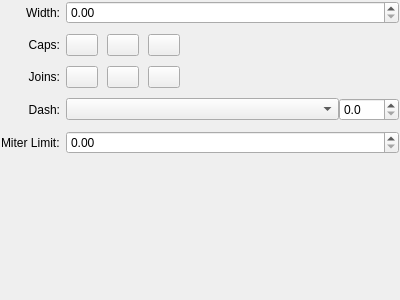
<?xml version="1.0" encoding="UTF-8"?>
<ui version="4.0">
 <class>StrokeStyleWidget</class>
 <widget class="QWidget" name="StrokeStyleWidget">
  <property name="geometry">
   <rect>
    <x>0</x>
    <y>0</y>
    <width>400</width>
    <height>300</height>
   </rect>
  </property>
  <property name="windowTitle">
   <string>Form</string>
  </property>
  <layout class="QVBoxLayout" name="verticalLayout">
   <property name="margin">
    <number>1</number>
   </property>
   <item>
    <layout class="QFormLayout" name="formLayout">
     <property name="fieldGrowthPolicy">
      <enum>QFormLayout::AllNonFixedFieldsGrow</enum>
     </property>
     <property name="labelAlignment">
      <set>Qt::AlignRight|Qt::AlignTrailing|Qt::AlignVCenter</set>
     </property>
     <property name="verticalSpacing">
      <number>10</number>
     </property>
     <item row="0" column="0">
      <widget class="QLabel" name="label_3">
       <property name="text">
        <string>Width:</string>
       </property>
       <property name="alignment">
        <set>Qt::AlignRight|Qt::AlignTrailing|Qt::AlignVCenter</set>
       </property>
      </widget>
     </item>
     <item row="0" column="1">
      <widget class="QDoubleSpinBox" name="widthSpinner">
       <property name="minimumSize">
        <size>
         <width>0</width>
         <height>0</height>
        </size>
       </property>
       <property name="maximumSize">
        <size>
         <width>16777215</width>
         <height>16777215</height>
        </size>
       </property>
       <property name="accelerated">
        <bool>true</bool>
       </property>
      </widget>
     </item>
     <item row="1" column="0">
      <widget class="QLabel" name="label">
       <property name="text">
        <string>Caps:</string>
       </property>
       <property name="alignment">
        <set>Qt::AlignRight|Qt::AlignTrailing|Qt::AlignVCenter</set>
       </property>
      </widget>
     </item>
     <item row="1" column="1">
      <layout class="QHBoxLayout" name="horizontalLayout">
       <property name="spacing">
        <number>9</number>
       </property>
       <item>
        <widget class="QPushButton" name="squareCapButton">
         <property name="maximumSize">
          <size>
           <width>32</width>
           <height>32</height>
          </size>
         </property>
         <property name="text">
          <string/>
         </property>
         <property name="icon">
          <iconset resource="rsrc.qrc">
           <normaloff>:/icons/resources/icons/app-icons/capsquare.png</normaloff>:/icons/resources/icons/app-icons/capsquare.png</iconset>
         </property>
         <property name="iconSize">
          <size>
           <width>18</width>
           <height>18</height>
          </size>
         </property>
         <property name="checkable">
          <bool>true</bool>
         </property>
        </widget>
       </item>
       <item>
        <widget class="QPushButton" name="roundCapButton">
         <property name="maximumSize">
          <size>
           <width>32</width>
           <height>32</height>
          </size>
         </property>
         <property name="text">
          <string/>
         </property>
         <property name="icon">
          <iconset resource="rsrc.qrc">
           <normaloff>:/icons/resources/icons/app-icons/capround.png</normaloff>:/icons/resources/icons/app-icons/capround.png</iconset>
         </property>
         <property name="iconSize">
          <size>
           <width>18</width>
           <height>18</height>
          </size>
         </property>
         <property name="checkable">
          <bool>true</bool>
         </property>
         <property name="default">
          <bool>false</bool>
         </property>
         <property name="flat">
          <bool>false</bool>
         </property>
        </widget>
       </item>
       <item>
        <widget class="QPushButton" name="flatCapButton">
         <property name="maximumSize">
          <size>
           <width>32</width>
           <height>32</height>
          </size>
         </property>
         <property name="text">
          <string/>
         </property>
         <property name="icon">
          <iconset resource="rsrc.qrc">
           <normaloff>:/icons/resources/icons/app-icons/capbutt.png</normaloff>:/icons/resources/icons/app-icons/capbutt.png</iconset>
         </property>
         <property name="iconSize">
          <size>
           <width>18</width>
           <height>18</height>
          </size>
         </property>
         <property name="checkable">
          <bool>true</bool>
         </property>
        </widget>
       </item>
      </layout>
     </item>
     <item row="2" column="0">
      <widget class="QLabel" name="label_2">
       <property name="text">
        <string>Joins:</string>
       </property>
       <property name="alignment">
        <set>Qt::AlignRight|Qt::AlignTrailing|Qt::AlignVCenter</set>
       </property>
      </widget>
     </item>
     <item row="2" column="1">
      <layout class="QHBoxLayout" name="horizontalLayout_2">
       <property name="spacing">
        <number>9</number>
       </property>
       <item>
        <widget class="QPushButton" name="roundJoinButton">
         <property name="maximumSize">
          <size>
           <width>32</width>
           <height>32</height>
          </size>
         </property>
         <property name="text">
          <string/>
         </property>
         <property name="icon">
          <iconset resource="rsrc.qrc">
           <normaloff>:/icons/resources/icons/app-icons/joinround.png</normaloff>:/icons/resources/icons/app-icons/joinround.png</iconset>
         </property>
         <property name="iconSize">
          <size>
           <width>18</width>
           <height>18</height>
          </size>
         </property>
         <property name="checkable">
          <bool>true</bool>
         </property>
        </widget>
       </item>
       <item>
        <widget class="QPushButton" name="miterJoinButton">
         <property name="maximumSize">
          <size>
           <width>32</width>
           <height>32</height>
          </size>
         </property>
         <property name="text">
          <string/>
         </property>
         <property name="icon">
          <iconset resource="rsrc.qrc">
           <normaloff>:/icons/resources/icons/app-icons/joinmiter.png</normaloff>:/icons/resources/icons/app-icons/joinmiter.png</iconset>
         </property>
         <property name="iconSize">
          <size>
           <width>18</width>
           <height>18</height>
          </size>
         </property>
         <property name="checkable">
          <bool>true</bool>
         </property>
        </widget>
       </item>
       <item>
        <widget class="QPushButton" name="bevelJoinButton">
         <property name="maximumSize">
          <size>
           <width>32</width>
           <height>32</height>
          </size>
         </property>
         <property name="text">
          <string/>
         </property>
         <property name="icon">
          <iconset resource="rsrc.qrc">
           <normaloff>:/icons/resources/icons/app-icons/joinbevel.png</normaloff>:/icons/resources/icons/app-icons/joinbevel.png</iconset>
         </property>
         <property name="iconSize">
          <size>
           <width>18</width>
           <height>18</height>
          </size>
         </property>
         <property name="checkable">
          <bool>true</bool>
         </property>
        </widget>
       </item>
      </layout>
     </item>
     <item row="3" column="0">
      <widget class="QLabel" name="label_4">
       <property name="text">
        <string>Dash:</string>
       </property>
       <property name="alignment">
        <set>Qt::AlignRight|Qt::AlignTrailing|Qt::AlignVCenter</set>
       </property>
      </widget>
     </item>
     <item row="3" column="1">
      <layout class="QHBoxLayout" name="horizontalLayout_3">
       <property name="sizeConstraint">
        <enum>QLayout::SetFixedSize</enum>
       </property>
       <item>
        <widget class="QComboBox" name="dashCombo">
         <property name="minimumSize">
          <size>
           <width>100</width>
           <height>0</height>
          </size>
         </property>
        </widget>
       </item>
       <item>
        <widget class="QDoubleSpinBox" name="dashPhaseSpinner">
         <property name="maximumSize">
          <size>
           <width>60</width>
           <height>16777215</height>
          </size>
         </property>
         <property name="accelerated">
          <bool>true</bool>
         </property>
         <property name="decimals">
          <number>1</number>
         </property>
        </widget>
       </item>
      </layout>
     </item>
     <item row="4" column="0">
      <widget class="QLabel" name="label_5">
       <property name="text">
        <string>Miter Limit:</string>
       </property>
      </widget>
     </item>
     <item row="4" column="1">
      <widget class="QDoubleSpinBox" name="doubleSpinBox"/>
     </item>
    </layout>
   </item>
  </layout>
 </widget>
 <resources>
  <include location="rsrc.qrc"/>
 </resources>
 <connections/>
</ui>
